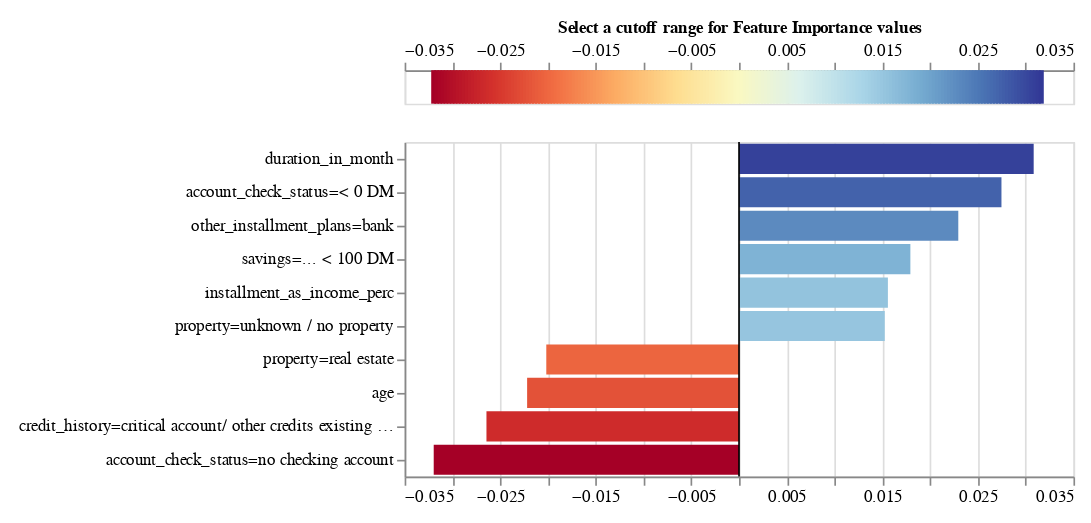

The code cell stored with this chart in its notebook:
### Code cell
lime_exp.plot_features_importance()

### Figure 1 — Vega-Lite specification as saved in the notebook (floating-point values rounded to 4 significant figures; data arrays with more than 128 entries replaced by an {"elided": "..."} marker saying what was removed)
{"config": {"view": {"continuousWidth": 400, "continuousHeight": 300}, "axis": {"labelFontSize": 10, "labelLimit": 225.0}}, "vconcat": [{"layer": [{"data": {"name": "data-3dc5498ca33da3394a443949aa124d74"}, "mark": {"type": "rule", "strokeWidth": 3}, "encoding": {"color": {"field": "xValue", "legend": null, "scale": {"domain": [-0.03196, 0.03196], "domainMid": 0, "scheme": "redyellowblue"}, "type": "quantitative"}, "x": {"axis": {"orient": "top", "titleFontSize": 10}, "field": "xValue", "title": "Select a cutoff range for Feature Importance values ", "type": "quantitative"}}}, {"data": {"name": "data-c7bc3ae69e1253e8223f70a11d04b99d"}, "mark": {"type": "rect", "color": "black", "height": 20, "opacity": 0.4, "tooltip": true}, "encoding": {"x": {"field": "x_min", "type": "quantitative"}, "x2": {"field": "x_max"}, "y": {"axis": null, "field": "y", "type": "quantitative"}}, "selection": {"Cutter": {"type": "single", "fields": ["cutoff"], "bind": {"input": "range", "max": 0.03196, "min": 0, "name": "Importance cutoff value (±) ", "step": 0.0006391}, "init": {"cutoff": 0.0}}}, "transform": [{"calculate": "(-Cutter.cutoff)", "as": "x_min"}, {"calculate": "Cutter.cutoff", "as": "x_max"}]}], "height": 20}, {"layer": [{"data": {"name": "data-ee26718d85b959a2fde507500873f632"}, "mark": "bar", "encoding": {"color": {"field": "value", "legend": null, "scale": {"domain": [-0.03196, 0.03196], "domainMid": 0, "scheme": "blueorange"}, "type": "quantitative"}, "tooltip": [{"field": "name", "title": "Feature", "type": "nominal"}, {"field": "value", "title": "Importance", "type": "quantitative"}], "x": {"field": "value", "title": null, "type": "quantitative"}, "y": {"field": "name", "sort": {"field": "value", "op": "mean", "order": "descending"}, "title": null, "type": "nominal"}}, "selection": {"Cutter": {"type": "single", "fields": ["cutoff"], "bind": {"input": "range", "max": 0.03196, "min": 0, "name": "Importance cutoff value (±) ", "step": 0.0006391}, "init": {"cutoff": 0.0}}}, "transform": [{"filter": "((datum.value > Cutter.cutoff) || (datum.value < (-Cutter.cutoff)))"}]}, {"data": {"name": "data-9c00aa9dc2b1c1a0b4bf9b34ead12925"}, "mark": "rule", "encoding": {"x": {"field": "x", "type": "quantitative"}}}]}], "padding": 10, "$schema": "https://vega.github.io/schema/vega-lite/v4.17.0.json", "datasets": {"data-3dc5498ca33da3394a443949aa124d74": {"elided": "200 records"}, "data-c7bc3ae69e1253e8223f70a11d04b99d": [{"y": 0, "x": -0.5, "x2": 0.5}], "data-ee26718d85b959a2fde507500873f632": [{"name": "account_check_status=no checking account", "value": -0.03196}, {"name": "duration_in_month", "value": 0.03084}, {"name": "account_check_status=< 0 DM", "value": 0.02747}, {"name": "credit_history=critical account/ other credits existing (not at this bank)", "value": -0.02643}, {"name": "other_installment_plans=bank", "value": 0.02295}, {"name": "age", "value": -0.02218}, {"name": "property=real estate", "value": -0.02017}, {"name": "savings=... < 100 DM", "value": 0.01793}, {"name": "installment_as_income_perc", "value": 0.01558}, {"name": "property=unknown / no property", "value": 0.01525}], "data-9c00aa9dc2b1c1a0b4bf9b34ead12925": [{"x": 0}]}}
